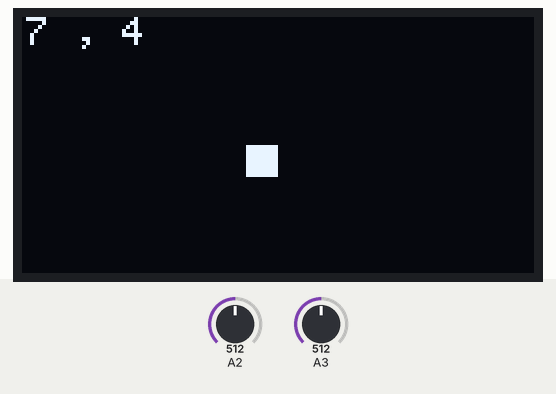
Bench run of a sketch on a simulated Arduino Uno, built with avr-gcc and run on an emulated ATmega328P. Shown: 128×64 one-colour display. Wiring (inferred from the names in the program): I2C bus: SDA pin 8; SCL pin 10; SSD1306 OLED at I2C address 0x3C. The inputs (shaded band) are chosen by the test bench; at power-on: A2 = 512, A3 = 512.

Above: at 1.2 s.
1.3 s: A2 set to 495
2.8 s: A2 set to 470
At 3.8 s:
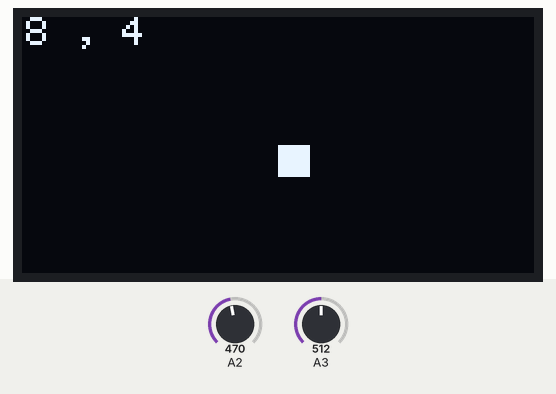
4.3 s: A3 set to 491
5.8 s: A3 set to 470
At 6.4 s:
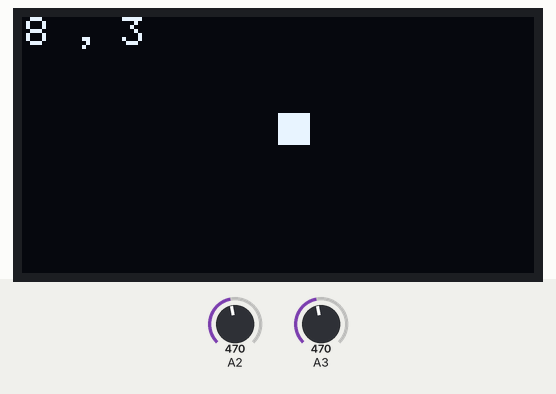
7.3 s: A3 set to 442
8.8 s: A3 set to 422
At 9.5 s:
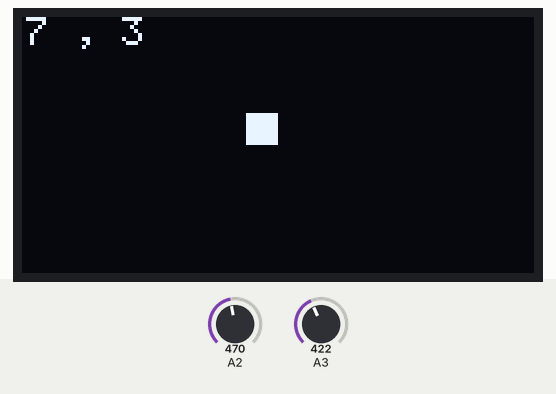
Timing chart, 0 to 11.3 s (numbered marks = the images above; inputs shaded):
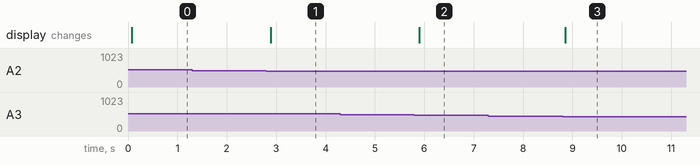

The sketch:

gameboy-moving-box.ino
```cpp
#include "sztehlo-buttons.h"
#include "sztehlo-video.h"

uint8_t previous_position_x = 7; // 0..15
uint8_t previous_position_y = 3; // 0..7
uint8_t current_position_x = 7;  // 0..15
uint8_t current_position_y = 3;  // 0..7

// egy doboz szélessége / magassága képpontokban:
#define BOX_PIXELS 8

// hány darab doboz fér ki az egész képernyőn:
#define NUM_BOXES_X 16
#define NUM_BOXES_Y 8


// a doboz újra rajzolása
void redrawBox() {
  // feketére állítjuk a korábban kirajzolt kocka helyét
  videoFillRect(previous_position_x * BOX_PIXELS, previous_position_y, BOX_PIXELS, 1, BLACK_SCREEN_BYTE);

  // kirajzoljuk a kockát az új helyre
  videoFillRect(current_position_x * BOX_PIXELS, current_position_y, BOX_PIXELS, 1, WHITE_SCREEN_BYTE);
}


void printCoordinates() {
    videoPrintText(0, 0, "  ,   ");
    videoPrintNumber(0, 0, current_position_x);
    videoPrintNumber(24, 0, current_position_y);
}

void setup() {
  videoInit();
  buttonsInit();
  videoFillScreen(BLACK_SCREEN_BYTE);
  printCoordinates();
  redrawBox();
}

void loop() {
  if(previous_position_x != current_position_x || previous_position_y != current_position_y) {
    printCoordinates();
    redrawBox();
    previous_position_x = current_position_x;
    previous_position_y = current_position_y;
  }

  buttonsReadAllInputs();
  delay(50);

  if (BUTTON_PUSHED_UP) current_position_y = (uint8_t)(current_position_y - 1) % NUM_BOXES_Y;
  if (BUTTON_PUSHED_DOWN) current_position_y = (uint8_t)(current_position_y + 1) % NUM_BOXES_Y;
  if (BUTTON_PUSHED_LEFT) current_position_x = (uint8_t)(current_position_x - 1) % NUM_BOXES_X;
  if (BUTTON_PUSHED_RIGHT) current_position_x = (uint8_t)(current_position_x + 1) % NUM_BOXES_X;
}
```

sztehlo-buttons.h
```cpp
#ifndef __SZTEHLO_GAMEBOY_BUTTONS__
#define __SZTEHLO_GAMEBOY_BUTTONS__


#define PORT_SW_A   PORTB4
#define PORT_SW_B   PORTB3

// these values are updated by the read_inputs function
uint16_t btn_right_btn1_btn2 = 0;
uint16_t btn_up_left_down = 0;

// each bit represents a single button. It is 1 if the button is pushed down, 0 if not pushed down.
uint8_t button_state = 0;
uint8_t button_state_old = 0;

#define _BUTTON_UP_BIT 3
#define _BUTTON_DOWN_BIT 5
#define _BUTTON_LEFT_BIT 4
#define _BUTTON_RIGHT_BIT 0
#define _BUTTON_ACTION_1_BIT 2
#define _BUTTON_ACTION_2_BIT 1

#define SET_BUTTON_BIT_HIGH(BIT) button_state |= (0x01 << BIT)
#define SET_BUTTON_BIT_LOW(BIT) button_state &= ~(0x01 << BIT)


#define BUTTON_LEFT     (0x01 & (button_state >> _BUTTON_LEFT_BIT))
#define BUTTON_RIGHT    (0x01 & (button_state >> _BUTTON_RIGHT_BIT))
#define BUTTON_DOWN     (0x01 & (button_state >> _BUTTON_DOWN_BIT))
#define BUTTON_UP       (0x01 & (button_state >> _BUTTON_UP_BIT))
#define BUTTON_ACTION_1 (0x01 & (button_state >> _BUTTON_ACTION_1_BIT))
#define BUTTON_ACTION_2 (0x01 & (button_state >> _BUTTON_ACTION_2_BIT))


#define BUTTON_PUSHED_LEFT     (button_state & ~button_state_old & (0x01 << _BUTTON_LEFT_BIT))
#define BUTTON_PUSHED_RIGHT    (button_state & ~button_state_old & (0x01 << _BUTTON_RIGHT_BIT))
#define BUTTON_PUSHED_DOWN     (button_state & ~button_state_old & (0x01 << _BUTTON_DOWN_BIT))
#define BUTTON_PUSHED_UP       (button_state & ~button_state_old & (0x01 << _BUTTON_UP_BIT))
#define BUTTON_PUSHED_ACTION_1 (button_state & ~button_state_old & (0x01 << _BUTTON_ACTION_1_BIT))
#define BUTTON_PUSHED_ACTION_2 (button_state & ~button_state_old & (0x01 << _BUTTON_ACTION_2_BIT))


void buttonsInit() {
  // ADCSRA bits:
  //    ADEN  = 1        : ADC enabled
  //    ADSC  = 1        : ADC conversion started
  //    ADATE = 0        : no auto-trigger
  //    ADIF  = 0        : interrupt flag (set to 1 when ADC completes)
  //    ADIE  = 0        : interrupt disabled
  //    ADPS[2:0] = 000  : ADC prescaler select, use the smallest ADC division
  ADCSRA = 0b10000000;
}

void buttonsChangeAdcInputChannel(uint8_t pin) {
  // REFS[2..0 ]= 0    : VCC used as voltage reference (disconnected from AREF/PB0)
  // ADLAR = 0         : Left-adjust the results
  // MUX[3..0] = 0011  : single ended input, 0011 for PB3, 0010 for PB4 and 0000 for PB5
  if(pin == PB3) {
    ADMUX = 0b00000011;
  } else {
    ADMUX = 0b00000010;
  }
}

void buttonsReadStableAdc(uint16_t* adc) {
  uint16_t old_adc = *adc;
  while(1) {
    uint16_t old_adc = *adc;

    // start the ADC conversion
    ADCSRA |= (1 << ADSC);

    // wait for ADC
    while((ADCSRA & (1 << ADSC)) > 0) ;

    // read ADC value
    uint8_t adc_low8bit = ADCL;
    *adc = ((ADCH<<8)|adc_low8bit) % 1024;

    // the adc value doesn't change 'immediately', also there is some bouncing due to the push button
    // so we repeat the read until the adc value stabilize
    if(old_adc != *adc) delay(1);
    else break;
  }
}

void buttonsReadInput(uint8_t pin, uint16_t* adc, uint8_t bit0, uint8_t bit1, uint8_t bit2) {
  buttonsChangeAdcInputChannel(pin);
  buttonsReadStableAdc(adc);

  if (*adc > 546) {
    SET_BUTTON_BIT_LOW(bit2);
    if (*adc > 747) {
      SET_BUTTON_BIT_LOW(bit1);
      if (*adc > 920) SET_BUTTON_BIT_LOW(bit0);
      else SET_BUTTON_BIT_HIGH(bit0);
    } else {
      SET_BUTTON_BIT_HIGH(bit1);
      if (*adc > 628) SET_BUTTON_BIT_LOW(bit0);
      else SET_BUTTON_BIT_HIGH(bit0);
    }
  } else {
    SET_BUTTON_BIT_HIGH(bit2);
    if (*adc > 430) {
      SET_BUTTON_BIT_LOW(bit1);
      if (*adc > 483) SET_BUTTON_BIT_LOW(bit0);
      else SET_BUTTON_BIT_HIGH(bit0);
    } else {
      SET_BUTTON_BIT_HIGH(bit1);
      if (*adc > 388) SET_BUTTON_BIT_LOW(bit0);
      else SET_BUTTON_BIT_HIGH(bit0);
    }
  }
}

void buttonsReadAllInputs() {
  button_state_old = button_state;
  buttonsReadInput(PORT_SW_A, &btn_right_btn1_btn2, _BUTTON_RIGHT_BIT, _BUTTON_ACTION_1_BIT, _BUTTON_ACTION_2_BIT);
  buttonsReadInput(PORT_SW_B, &btn_up_left_down, _BUTTON_UP_BIT, _BUTTON_LEFT_BIT, _BUTTON_DOWN_BIT);
}

#endif // __SZTEHLO_GAMEBOY_BUTTONS__
```

sztehlo-video.h
```cpp
#ifndef __SZTEHLO_GAMEBOY_VIDEO__
#define __SZTEHLO_GAMEBOY_VIDEO__

/*
 Video driver a Sztehlo Gameboy-hoz
*/

#include "fonts.h"

#define DIGITAL_WRITE_HIGH(PORT) PORTB |= (1 << PORT)
#define DIGITAL_WRITE_LOW(PORT) PORTB &= ~(1 << PORT)

#define BLACK_PIXEL 0x00
#define WHITE_PIXEL 0x01
#define BLACK_SCREEN_BYTE 0x00
#define WHITE_SCREEN_BYTE 0xff

// Defines for OLED output
#define SSD1306_SCL   PORTB2  // SCL, az Arduino Uno-n ez a 10-es digital pin
#define SSD1306_SDA   PORTB0  // SDA, az Arduino Uno-n ez a 8-as digital pin
#define SSD1306_SA    0x78  // Slave address (first 7 bits)

uint8_t is_video_inverted = 0;

void videoSendByte(uint8_t byte_){
  uint8_t i;
  for(i=0; i<8; i++)
  {
    if((byte_ << i) & 0x80)
      DIGITAL_WRITE_HIGH(SSD1306_SDA);
    else
      DIGITAL_WRITE_LOW(SSD1306_SDA);

    DIGITAL_WRITE_HIGH(SSD1306_SCL);
    DIGITAL_WRITE_LOW(SSD1306_SCL);
  }
  DIGITAL_WRITE_HIGH(SSD1306_SDA);
  DIGITAL_WRITE_HIGH(SSD1306_SCL);
  DIGITAL_WRITE_LOW(SSD1306_SCL);
}

void videoStartCommunication(){
  DIGITAL_WRITE_HIGH(SSD1306_SCL);  // Set to HIGH
  DIGITAL_WRITE_HIGH(SSD1306_SDA);  // Set to HIGH
  DIGITAL_WRITE_LOW(SSD1306_SDA);   // Set to LOW
  DIGITAL_WRITE_LOW(SSD1306_SCL);   // Set to LOW
}

void videoEndCommunication(){
  DIGITAL_WRITE_LOW(SSD1306_SCL);   // Set to LOW
  DIGITAL_WRITE_LOW(SSD1306_SDA);   // Set to LOW
  DIGITAL_WRITE_HIGH(SSD1306_SCL);  // Set to HIGH
  DIGITAL_WRITE_HIGH(SSD1306_SDA);  // Set to HIGH
}


void videoSendCommand(uint8_t command_){
  videoStartCommunication();
  videoSendByte(SSD1306_SA);  // Slave address, SA0=0
  videoSendByte(0x00);  // write command
  videoSendByte(command_);
  videoEndCommunication();
}

void videoInit(){
  DDRB |= (1 << SSD1306_SDA); // Set port as output
  DDRB |= (1 << SSD1306_SCL); // Set port as output

  videoSendCommand(0xAE); // display off (sleep mode = on)


  videoSendCommand(0xA1); // -- set segment re-map 0 to 127 (horizontal flip)
  videoSendCommand(0xC8); // Set COM Output Scan Direction

  videoSendCommand(0xA8); // Set Multiplex Ratio
  videoSendCommand(0x3F); // Multiplex Ratio for 128x64 (64-1)

  videoSendCommand(0xD3); // --Set vertical shift by COM from 0d~63d
  videoSendCommand(0x00); // no shift

  videoSendCommand(0xD5); // set display clock divide ratio/oscillator frequency
  videoSendCommand(0x80); //    default divide ratio and oscillatorfrequrncy

  videoSendCommand(0x81); // --set contrast control register
  videoSendCommand(0xAF); //   contrast value (reset: 7f)

  videoSendCommand(0xD9); // --set pre-charge period
  videoSendCommand(0xF1); // Set Pre-Charge Period (0x22 External (default), 0xF1 Internal)

  videoSendCommand(0xDA); // --set com pins hardware configuration
  videoSendCommand(0x12); // default com pin HW config

  videoSendCommand(0xDB); // --set vcomh deselect level
  videoSendCommand(0x20); // default, 0.77xVcc

  videoSendCommand(0x20); //Set Memory Addressing Mode
  videoSendCommand(0x02); // page addressing mode (default)

  videoSendCommand(0x40); // Set display start line

  videoSendCommand(0x00); // Set Lower Column Start Address (default)
  videoSendCommand(0x10); // Set Higher Column Start Address (default)

  videoSendCommand(0xA4); // resume RAM content display
  videoSendCommand(0xA6); // normal mode (not inverse)

  videoSendCommand(0x8D); // Charge pump settings
  videoSendCommand(0x14); // enable charge pump

  videoSendCommand(0xAF); // turn on oled panel
  }


void videoSetPosition(uint8_t x, uint8_t y)
{
  if (y>7) return;
  videoStartCommunication();
  videoSendByte(SSD1306_SA);  //Slave address,SA0=0
  videoSendByte(0x00);  //write command

  videoSendByte(0xb0 + y);  // b0 .. b7 : page
  videoSendByte(((x & 0xf0) >> 4)|0x10); // |0x10
  videoSendByte(x & 0x0f); // |0x01


  videoEndCommunication();
}


void videoStartPixels(uint8_t xPixel, uint8_t yPage){
  videoSetPosition(xPixel, yPage);
  videoStartCommunication();
  videoSendByte(SSD1306_SA);
  videoSendByte(0x40);  //write data
}


inline void videoStartPixels(uint8_t yPage){
  videoStartPixels(0, yPage);
}


inline void videoEndPixels() {
  videoEndCommunication();
}

// az egész képernyő memóra feltöltése adott bájttal
void videoFillScreen(uint8_t fillData){
  for(uint8_t p=0; p<8; p++)
  {
    videoStartPixels(p);
    for(uint8_t col=0; col<128; col++)
    {
      videoSendByte(fillData);
    }
    videoEndPixels();
  }
}

// egy adott (widthPixel, heightPage) méretű téglalap kitöltése egy adott bájttal
void videoFillRect(uint8_t xPixel, uint8_t yPage, uint8_t widthPixel, uint8_t heightPage, uint8_t fillData) {
  for (uint8_t i=0; i<heightPage; i++) {
    videoStartPixels(xPixel, i+yPage);
    for (uint8_t j=0; j<widthPixel; j++) {
      videoSendByte(fillData);
    }
    videoEndPixels();
  }
}

// egy adott (widthPixel, heightPage) méretű bitmap rajzolása adott (xPixel, yPage) pozícióba
void videoDrawBitmap(uint8_t xPixel, uint8_t yPage, uint8_t widthPixel, uint8_t heightPage, const uint8_t bitmap[]) {
  for (uint8_t i=0; i<heightPage; i++) {
    videoStartPixels(xPixel, i+yPage);
    for (uint8_t j=0; j<widthPixel; j++) {
      videoSendByte(pgm_read_byte(&bitmap[i*widthPixel+j]));
    }
    videoEndPixels();
  }
}

// egy szöveg kiírása adott (xPixel, yPage) pozícióba
void videoPrintText(uint8_t xPixel, uint8_t yPage, const char text[]){
  uint8_t c,i,j=0;
  while(text[j] != '\0')
  {
    c = text[j] - 32;
    if(xPixel>122)
    {
      xPixel=0;
      yPage++;
    }
    videoStartPixels(xPixel, yPage);
    videoSendByte(0x00);
    for(i=0;i<5;i++)
    {
      videoSendByte(pgm_read_byte(&video_font5x8[c*5+i]));
    }
    videoEndPixels();
    xPixel += 6;
    j++;
  }
}

// egy szám kiírása adott (xPixel, yPage) pozícióba
void videoPrintNumber(int xPixel, int yPage, int value) {
    char temp[10] = {0,0,0,0,0,0,0,0,0,0};
    itoa(value, temp, 10);
    videoPrintText(xPixel, yPage, temp);
}

// ez a függvény visszatér egy adott (x,y) koordináta szinével, ha az adott
// méretű (width, height) bitmap a képernyő adott (offsetX, offsetY) koordinátáján
// lenne megjelenítve. Ha a koordináta kívül esik a bitmap-en, akkor defaultColor-ral
// tér vissza
uint8_t videoPixelColor(uint8_t x, uint8_t y, const uint8_t bitmap[], int16_t offsetX, int8_t offsetY, uint8_t width, uint8_t height, uint8_t defaultColor) {
  if(x < offsetX || y < offsetY || x >= offsetX + width || y >= offsetY + height) {
    return defaultColor;
  }
  uint16_t bitmapPage = (y - offsetY) / 8;
  return (pgm_read_byte(&bitmap[bitmapPage * width + (x - offsetX)]) >> ((y - offsetY) % 8)) & 0x01;
}


uint8_t videoInvert() {
  is_video_inverted = !is_video_inverted;
  videoSendCommand(is_video_inverted ? 0xA7 : 0xA6);
}


void videoPrintBits(uint8_t x, uint8_t page, uint8_t number) {
  for (int i = 7; i >= 0; i--) {
    int bit = (number >> i) & 0b00000001;
    videoPrintNumber(x, page, bit);
    x += 6;
  }
}


#endif // __SZTEHLO_GAMEBOY_VIDEO__
```

Source omitted: fonts.h (data table, 3578 bytes)

Measured:
- the behaviour switches between 484 and 483 on A2 (found by bisection; images 0 and 1)
- the behaviour switches between 484 and 483 on A3 (found by bisection; images 1 and 2)
- the behaviour switches between 431 and 430 on A3 (found by bisection; images 2 and 3)
- after the input at 1.3 s, every drawn part: stays the same
- after the input at 2.8 s, the display: changes after 0.09 s (image 1)
- after the input at 4.3 s, every drawn part: stays the same
- after the input at 5.8 s, the display: changes after 0.10 s (image 2)
- after the input at 7.3 s, every drawn part: stays the same
- after the input at 8.8 s, the display: changes after 0.06 s (image 3)
